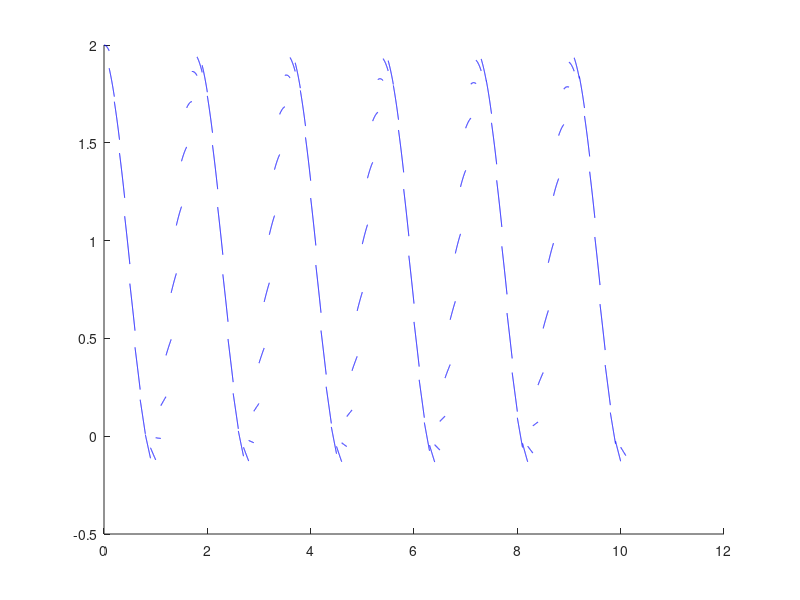

This figure's MATLAB source:
h=1; %this is hbar, in atomic units$
m=1; %mass i natomic units%
E=1.5; %energy of the particle$
V=0; %barrier height%
d= 0.1; %barrier width%
k2=sqrt(2*m*(E-V)); %k1 will be k_j-1%
A3=1;
B3=1;
figure;
hold on;

for z=0:d:10
    x=linspace(z,z+d,150);
    
    A1=A3; %this is the A^+_j-1 term%
    B1=B3; %this is the A^-_j-1 term%
    k1=k2;
    y=(A1*exp(k1*x*1i))+(B1*exp(-k1*x*1i));
    
    plot(x,y,'blue');
    
    V=0; %barrier height%
    k2=sqrt(2*m*(E-V)); %k2 is the k_j term in the notes%
    k=(k2/k1);
    
    A2=(1/(2*k))*((k+1)*A1+(k-1)*B1); %These two equations are a rearrangement of%
    B2=(1/(2*k))*((k+1)*A1+(k-1)*B1); %the results of the scattering (D) matrix%
    
    A3=A2*exp(k2*d*1i); %This is the application of the P matrix%
    B3=B2*exp(-k2*d*1i);
    
    %only problem so far is I have not put in a way to change the barrier
    %height over multiple steps%
end

